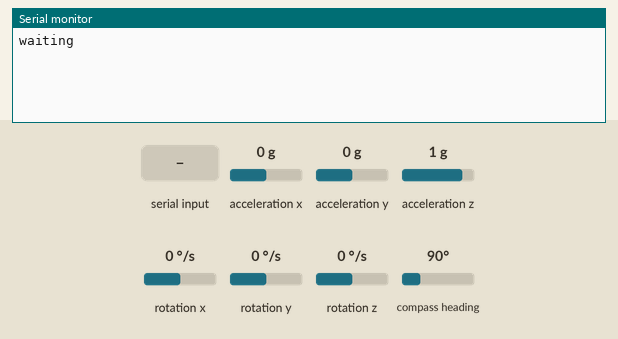
The sketch below on a simulated Arduino Uno, built with avr-gcc and run on an emulated ATmega328P. Parts: the last lines printed to the serial monitor. The test bench sets the inputs (shaded band); at power-on: acceleration x 0 g, acceleration y 0 g, acceleration z 1 g, rotation x 0 °/s, rotation y 0 °/s, rotation z 0 °/s, compass heading 90°.

Above: at 2.2 s.
2.3 s: "90,45\n" received over Serial
At 3.46 s:
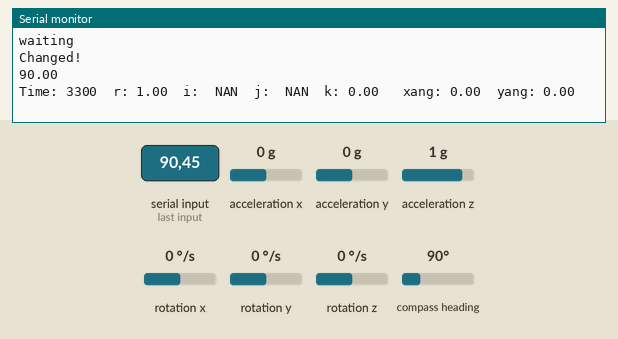
4.8 s: acceleration x set to -1.4 g
At 4.91 s:
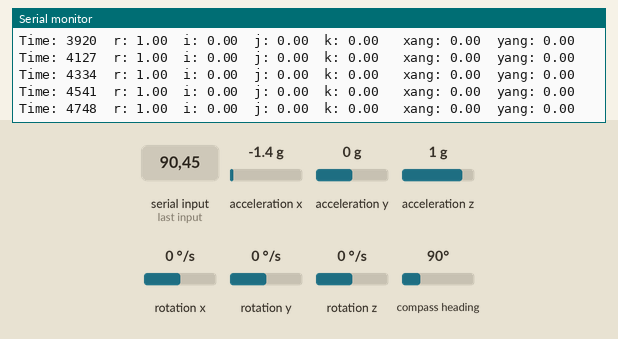
6.3 s: acceleration y set to -1.4 g
At 6.36 s:
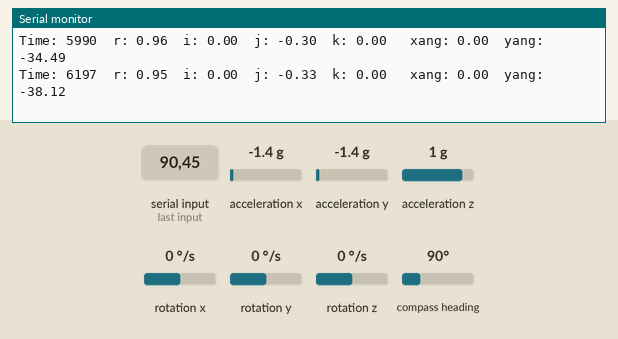
7.8 s: acceleration z set to -1.4 g
At 7.81 s:
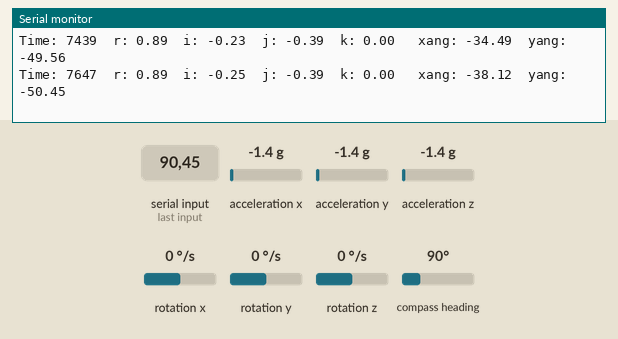
9.3 s: rotation x set to -192 °/s
At 9.47 s:
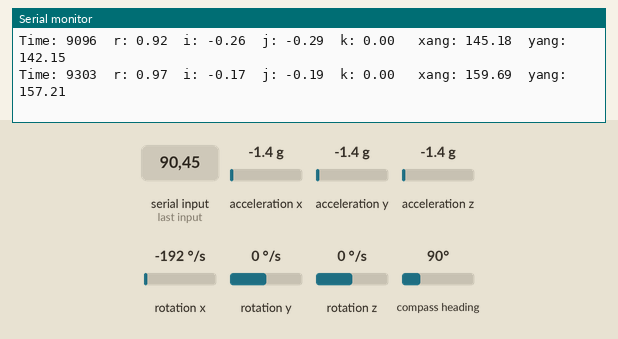
10.8 s: rotation y set to -192 °/s
At 10.92 s:
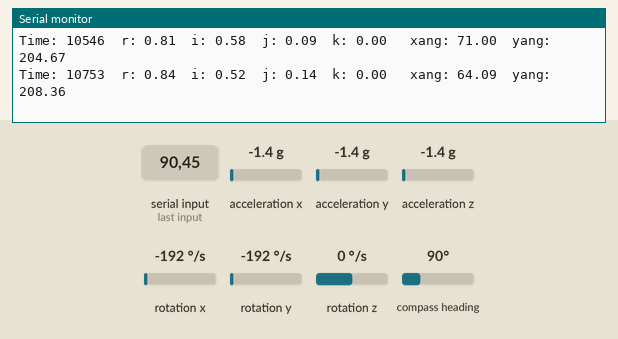
Timing chart, 0 to 13.3 s (numbered marks = the images above; inputs shaded):
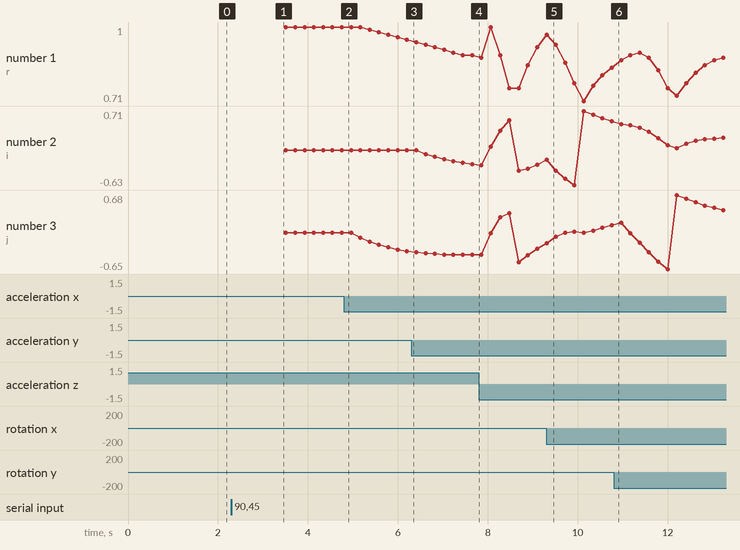

Measured:
- after the input at 2.3 s, the serial monitor: prints a new line after 1.0 s (image 1)
- plotted number 1: 1 → 0.95 after the input at 4.8 s, 0.95 → 0.89 after the input at 6.3 s, 0.92 → 0.84 after the input at 9.3 s
- plotted number 2: 0 → -0.25 after the input at 6.3 s, -0.26 → 0.52 after the input at 9.3 s, 0.52 → 0.23 after the input at 10.8 s
- plotted number 3: 0 → -0.33 after the input at 4.8 s, -0.29 → 0.14 after the input at 9.3 s, 0.14 → 0.41 after the input at 10.8 s

The sketch:

determination_test.ino
```cpp
#include <stdio.h>
#include "quat.h"
#include <Wire.h>
#include <Adafruit_Sensor.h>
#include <Adafruit_BNO055.h>
#include <utility/imumaths.h>


/* Set the delay between fresh samples */
#define BNO055_SAMPLERATE_DELAY_MS (100)

// Check I2C device address and correct line below (by default address is 0x29 or 0x28)
//                                   id, address
Adafruit_BNO055 bno = Adafruit_BNO055(-1, 0x28);


struct quat {
  float r;
  float i;
  float j;
  float k;
};

struct return_data {
  float return_value_x;
  float return_value_y;
};

struct prev_data {
  float prev_ux1; // make this name more explicit
  float prev_ux2;
  float prev_yx; // change this name
  float prev_uy1;
  float prev_uy2;
  float prev_yy;
};

struct args{
  float T=0.2;
  float omega = 1.0; // make it const float or #define (a little better/cooler this way)
  float a = 1.0/(2.0+T*omega); // make all the constants variables defined at the top
  float b = (T*omega - 2.0);
  float ux;
  float uy;
};

struct accel_angles{
  float alpha = 0.0; // might not wanna set a default value for these
  float beta = 0.0;
};

struct gyro_vals{
  float gyrox;
  float gyroy;
};

struct gyro_prev{
  float prev_gyrox;
  float prev_gyroy;
  float prev_angx;
  float prev_angy;
};

struct gyro_angles{
  float gyro_xang;
  float gyro_yang;
};

struct return_data ret; // put this in the loop method scope
struct prev_data prev; // this is ok to have in the global scope
struct args arg;

struct accel_angles accel_angle; // also put in loop

struct gyro_vals gyros; // also put in loop
struct gyro_prev gprev; // this is fine
struct gyro_angles g_angs; // also put in loop

struct quat q; //quaternian

// variable state controls the
int state = 0;
// state = 0 - test has not begun yet. arduino will look for input from serial to begin executing
// state = 1 - arduino will read the value of the pushbutton for a period of time specfied in the input to start

float tmax = 0;

long previousMillis = 0;
long currentMillis = 0;

String tmax_str;

void setup() {

  // can get rid of all the ones that arent previous values
  ret.return_value_x = 0.0;
  ret.return_value_y = 0.0;
  prev.prev_ux1 = 0.0;
  prev.prev_ux2 = 0.0;
  prev.prev_uy1 = 0.0;
  prev.prev_uy2 = 0.0;
  prev.prev_yx = 0.0;
  prev.prev_yy = 0.0;
  arg.ux=0.0;
  arg.uy=0.0;

  gyros.gyrox = 0.0;
  gyros.gyroy = 0.0;
  gprev.prev_gyrox = 0.0;
  gprev.prev_gyroy = 0.0;
  gprev.prev_angx = 0.0;
  gprev.prev_angy = 0.0;
  g_angs.gyro_xang = 0.0;
  g_angs.gyro_yang = 0.0;


  Serial.begin(115200);
  // Serial.println("Orientation Sensor Raw Data Test"); Serial.println("");

  /* Initialise the sensor */
  if(!bno.begin())
  {
    /* There was a problem detecting the BNO055 ... check your connections */
    Serial.print("Ooops, no BNO055 detected ... Check your wiring or I2C ADDR!");
    while(1);
  }

  delay(1000);


}

void loop() {

  switch (state) {
    case 0:
      // the non-active state
      // will stay in this state until a value is given through serial
      tmax_str = Serial.readString();
      if (tmax_str != "") {
        tmax = tmax_str.toFloat();
        state = 1;
        previousMillis = millis();
        Serial.print("Changed!\n");
        Serial.println(tmax);
        delay(1);
        break;
      } else {
        Serial.print("waiting\n");
        break;
      }
    case 1:
      // the active state
      // will constant read data from the pushButton pork for the amount of time, tmax
      //Serial.println(previousMillis);
      currentMillis = millis();
      //Serial.println(currentMillis);
      if ((currentMillis - previousMillis)/1000 < tmax) {
        // read the input pin:
        int t = currentMillis - previousMillis;

        // put your main code here, to run repeatedly:
        // call IMU function to return data get accel and gyro
        imu::Vector<3> gyro = bno.getVector(Adafruit_BNO055::VECTOR_GYROSCOPE);
        imu::Vector<3> accel = bno.getVector(Adafruit_BNO055::VECTOR_ACCELEROMETER);

        //Serial.print(gyro.x());
        //Serial.print(" ");
        //Serial.print(gyro.y());
        //Serial.print(" ");
        //Serial.println(gyro.z());
        //Serial.print(accel.x());
        //Serial.print(" ");
        //Serial.print(accel.y());
        //Serial.print(" ");
        //Serial.println(accel.z());
        inverse_trig(accel.x(), accel.y(), accel.z(), &accel_angle);
        float alpha = accel_angle.alpha;
        float beta = accel_angle.beta;

        gyros.gyrox = gyro.x(); // dont really need a structure here,
        gyros.gyroy = gyro.y();

        integrate_gyro(&gyros, &gprev, &g_angs, &arg);

        //Serial.print("integrated gyro x: ");
        //Serial.println(g_angs.gyro_xang);
        //Serial.print("accelerometer angle: ");
        //Serial.println(alpha);

        float ux = arg.omega*alpha + gyro.x();
        arg.ux = ux;
        float uy = arg.omega*beta + gyro.y();
        arg.uy = uy; // just wanna pass ux and uy directly into run_step

        run_step(&arg, &prev, &ret);

        //Serial.print("filtered x angle: ");
        //Serial.println(ret.return_value_x);
        //Serial.print("filtered y angle: ");
        //Serial.println(ret.return_value_y);

        anglesToQuat(&ret,&q);

        // print out the state of the button:
        //String output1 = "Time: " + String(t);
        //String output2 = "x: " + String(ret.return_value_x);
        //String output3 = "y: " + String(ret.return_value_y);
        //String output_full = output1 + "\t" + output2 + "\t" + output3;
        //Serial.print(output_full + "\n");

        //print time
        String time_str = String(currentMillis);
        Serial.print("Time: " + time_str + "\t");

        //print quaternians
        String q1 = String(q.r);
        String q2 = String(q.i);
        String q3 = String(q.j);
        String q4 = String(q.k);
        String quat_full = "r: " + q1 + "\t" + "i: " + q2 + "\t"  "j: " + q3 + "\t" + "k: " + q4;
        Serial.print(quat_full + " \t");

        String thetax = String(ret.return_value_x);
        String thetay = String(ret.return_value_y);
        String angle_full = "xang: " + thetax + "\t" + "yang: " + thetay;
        Serial.print(angle_full + " \n");

        //float test = pow(q.r,2) + pow(q.i,2) + pow(q.j,2) + pow(q.k,2);
        //Serial.print(String(test) + "\n");

        delay(arg.T*1000.0);

        break;
      } else {
        Serial.print("end \n");
        state = 0;
        break;
      }

  }

}

int run_step(struct args *arg, struct prev_data *prev, struct return_data *return_val){
    return_val->return_value_x = arg->a*(arg->T*prev->prev_ux1 + arg->T*prev->prev_ux2 - arg->b*prev->prev_yx);
    prev->prev_ux1 = arg->ux;
    prev->prev_ux2 = prev->prev_ux1;
    prev->prev_yx = return_val->return_value_x;
    return_val->return_value_y = arg->a*(arg->T*prev->prev_uy1 + arg->T*prev->prev_uy2 - arg->b*prev->prev_yy);
    prev->prev_uy1 = arg->uy;
    prev->prev_uy2 = prev->prev_uy1;
    prev->prev_yy = return_val->return_value_y;
    return 0;
}

int inverse_trig(float accelx, float accely, float accelz, struct accel_angles *accel_angle){
  // takes the accelerometer vector and produces the angles
  float tempx = 90 - 180.0*atan2(accelz,accely)/3.141593;
  float tempy = 90 - 180.0*atan2(accelz,accelx)/3.141593;

  accel_angle->alpha = tempx;
  accel_angle->beta = tempy;

  return 0;
}

int integrate_gyro(struct gyro_vals *gyros, struct gyro_prev *gprev, struct gyro_angles *angs, struct args *arg){
  angs->gyro_xang = arg->T/2.0*(gyros->gyrox + gprev->prev_gyrox) + gprev->prev_angx;
  angs->gyro_yang = arg->T/2.0*(gyros->gyroy + gprev->prev_gyroy) + gprev->prev_angy;
  gprev->prev_angx = angs->gyro_xang;
  gprev->prev_angy = angs->gyro_yang;
  gprev->prev_gyrox = gyros->gyrox;
  gprev->prev_gyroy = gyros->gyroy;

  return 0;
}
```

quat.cpp
```cpp
#include "quat.h"

struct return_data {
  float return_value_x;
  float return_value_y;
};

struct quat {
  float r;
  float i;
  float j;
  float k;
};


int anglesToQuat(struct return_data *ang, struct quat *q) {

  // convert angles from degrees to radians
  float rad_angx = 3.14159/180.0 * ang->return_value_x;
  float rad_angy = 3.14159/180.0 * ang->return_value_y;

  float tanx  = tan(rad_angx); //taking tangents of values
  float tany = tan(rad_angy);

  float a_x = tanx*sqrt(pow(tany,2) + pow(tanx,2));
  float a_y = tany*sqrt(pow(tany,2) + pow(tanx,2));
  float a_z = 0.0;

  float a_mag = sqrt(pow(a_x,2) + pow(a_y,2) + pow(a_z,2));
  a_x = a_x / a_mag;
  a_y = a_y / a_mag;
  a_z = a_z / a_mag;

  float phi = acos(1.0/(sqrt(pow(tany,2) + pow(tanx,2)+1)));
  float sin_phi = sin(phi/2.0);

  float eta = cos(phi/2.0);

  q->r = eta;
  q->i = sin_phi*a_x;
  q->j = sin_phi*a_y;
  q->k = 0;


}
```

quat.h
```cpp
#ifndef quat_h
#define quat_h

#include "Arduino.h"


int anglesToQuat(struct return_data *ang, struct quat *q);

#endif
```
